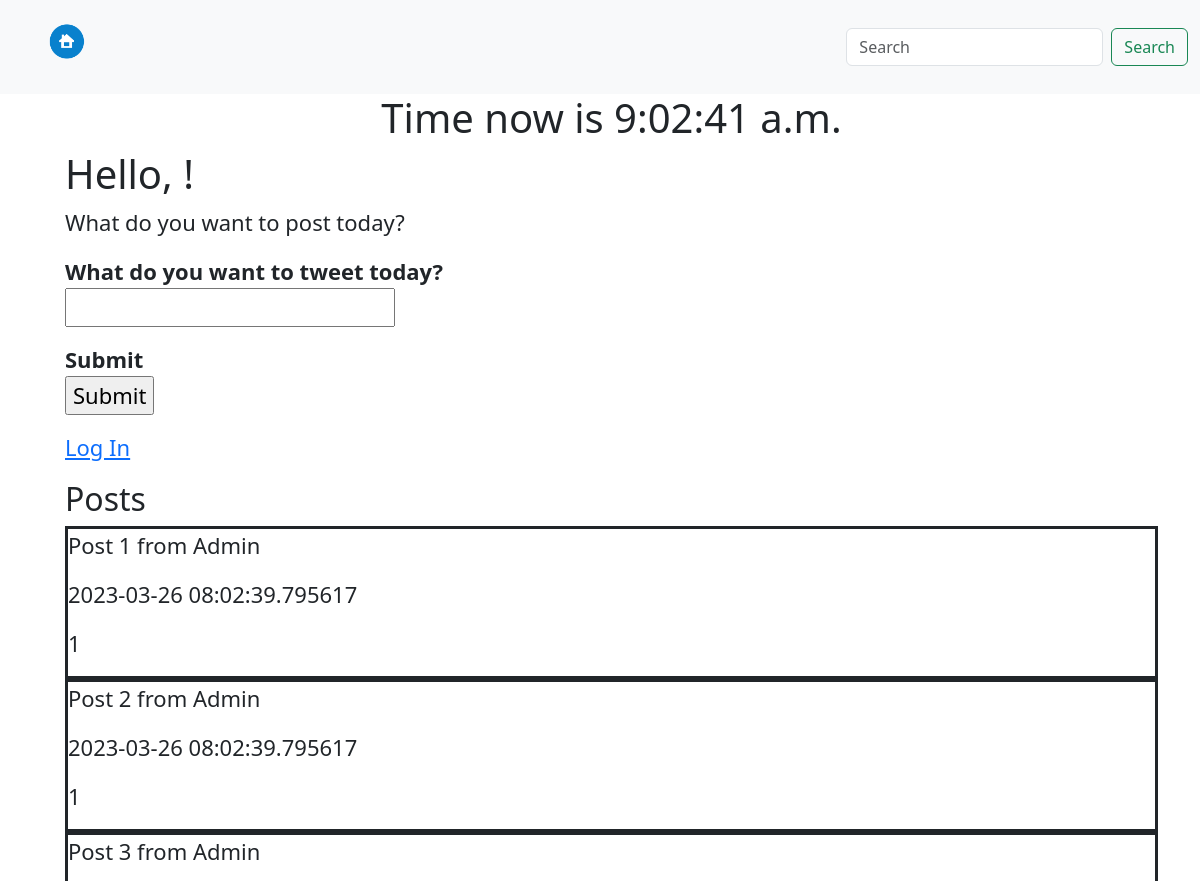
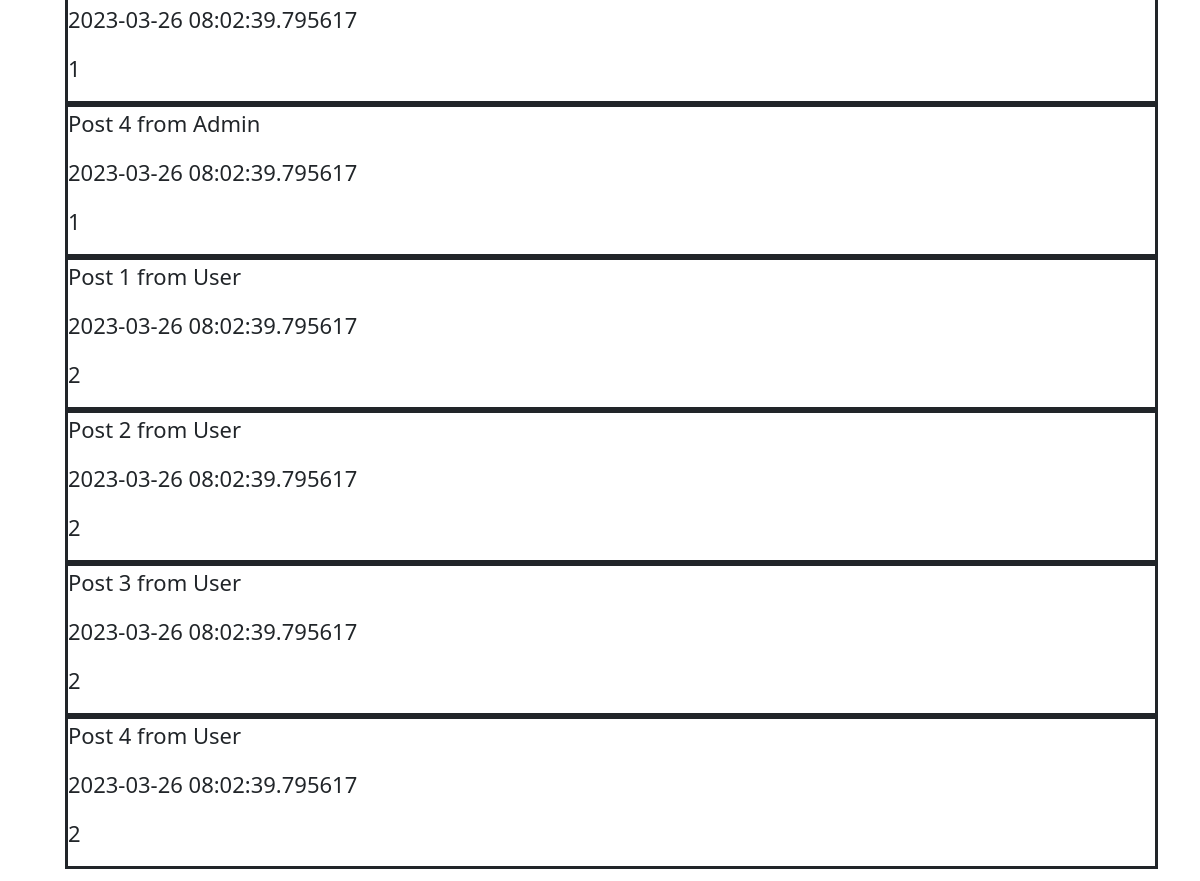
/index, run on the app's committed database (2 pictures, top to bottom).
### app/models.py (models this page shows, shortened)
class Post(db.Model):
    __tablename__ = 'posts'
    extend_existing=True
    id = db.Column(db.Integer, primary_key=True)
    content = db.Column(db.String(30), nullable=False)
    created_time = db.Column(db.DateTime, nullable=False, default=datetime.now())
    updated_time = db.Column(db.DateTime)
    user_id = db.Column(db.Integer, db.ForeignKey('users.id'))
    comments = db.relationship('Comment', backref='post', lazy='dynamic')
    def as_dict(self):
       return {c.name: str(getattr(self, c.name)) for c in self.__table__.columns}

### app/main/routes.py (the view, shortened to what this page needs)
@main.route("/", methods=['GET', 'POST'])
@main.route("/index", methods=['GET', 'POST'])
def index():
    form=AddPostForm()
    if request.method == 'GET':
        posts = db.session.execute(
            db.select(Post)
        ).scalars()
        posts_dumps = json.dumps([post.as_dict() for post in posts])
        return render_template("index.html", form=form, posts=json.loads(posts_dumps))

### app/main/forms.py
class AddPostForm(FlaskForm):
    content = StringField('What do you want to tweet today?', validators=[DataRequired()])
    submit = SubmitField('Submit')

### app/templates/index.html (shortened to what this page needs)
{% extends "base.html" %}
{% from "_formhelpers.html" import render_field %}
{% block page_content %}
<div style="text-align: center;">
    <h1 id="currentTime"></h1>
</div>
<h1>Hello, {{current_user.username}}!</h1>
<p>What do you want to post today?</p>
<form method="POST">
    <p>{{ render_field(form.content) }}</p>
    <p>{{ render_field(form.submit) }}</p>
</form>
<p><a href="{{ url_for('auth.login') }}">Log In</a></p>
<h2>Posts</h2>
{% for post in posts %}
<div style="border: solid;">
    <p>{{post.content}}</p>
    <p>{{post.created_time}}</p>
    <p>{{post.user_id}}</p>
</div>
{% endfor %}
{% endblock %}

### app/templates/base.html (shortened to what this page needs)
<!doctype html>
<html lang="en">
<head>
  <link href="https://cdn.jsdelivr.net/npm/bootstrap@5.3.0-alpha1/dist/css/bootstrap.min.css"
  rel="stylesheet"
>
  {% block head %}
    {% block style %}
    <link rel="stylesheet" type="text/css" href="{{ url_for('static', filename='css/style.css') }}">
    {% endblock %}
  {% endblock %}
</head>
<body>
  {% block navbar %}
  <nav class="navbar navbar-expand-lg bg-body-tertiary">
    <div class="container-fluid">
      <nav class="navbar bg-body-tertiary">
        <div class="container">
          <a class="navbar-brand" href="{{ url_for('main.index') }}">
            <img src="/static/images/home.png" alt="Bootstrap" width="40" height="40">
          </a>
        </div>
      </nav>
      <div class="collapse navbar-collapse" id="navbarSupportedContent">
        <form class="d-flex" role="search">
          <input class="form-control me-2" type="search" placeholder="Search" aria-label="Search">
          <button class="btn btn-outline-success" type="submit">Search</button>
        </form>
      </div>
    </div>
  </nav>
  {% endblock %}
  {% block content %}
  <div class="container">
    {% block page_content %}{% endblock %}
    </div>
  {% endblock %}
</body>
</html>

### app/templates/_formhelpers.html (shortened to what this page needs)
{% macro render_field(field) %}
  <dt>{{ field.label }}
  <dd>{{ field(**kwargs) }}
  </dd>
{% endmacro %}

### app/static/css/style.css (style rules this page uses)
.container { display: block; position: relative; padding-left: 35px; margin-bottom: 12px; cursor: pointer; font-size: 22px; -webkit-user-select: none; -moz-user-select: none; -ms-user-select: none; user-select: none; }

### data on the page
Post: content "Post 1 from Admin", created_time "2023-03-26 08:02:39.795617", user_id "1"
Post: content "Post 2 from Admin", created_time "2023-03-26 08:02:39.795617", user_id "1"
Post: content "Post 3 from Admin", created_time "2023-03-26 08:02:39.795617", user_id "1"
Post: content "Post 4 from Admin", created_time "2023-03-26 08:02:39.795617", user_id "1"
Post: content "Post 1 from User", created_time "2023-03-26 08:02:39.795617", user_id "2"
Post: content "Post 2 from User", created_time "2023-03-26 08:02:39.795617", user_id "2"
Post: content "Post 3 from User", created_time "2023-03-26 08:02:39.795617", user_id "2"
Post: content "Post 4 from User", created_time "2023-03-26 08:02:39.795617", user_id "2"

### other printed values
{{ field.label }} "What do you want to tweet today? Submit"
